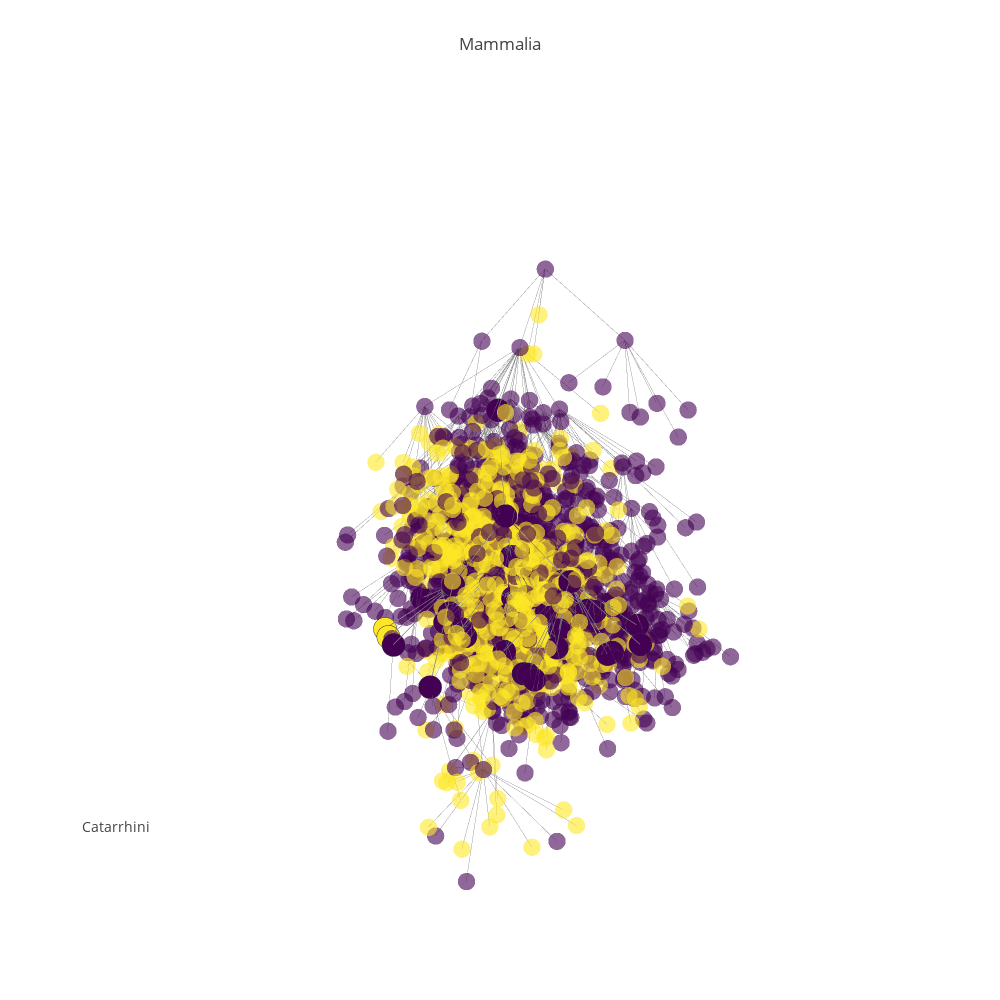

Notebook code for this chart:
### Code cell
#pgp.plot_data
pgp.render_plot()
#pgp.render_plot(publish=True, filename="primates2")

### Figure 1 — Plotly figure (JSON) as saved in the notebook; plotly's stock layout.template omitted (floating-point values rounded to 4 significant figures; data arrays with more than 128 entries replaced by an {"elided": "..."} marker saying what was removed)
{"data": [{"hoverinfo": "none", "line": {"color": "rgb(125,125,125)", "width": 1}, "mode": "lines", "opacity": 0.7, "type": "scatter3d", "uid": "64fc29ca-be7a-11e8-9863-f45c89a09993", "x": {"elided": "5064 float values"}, "y": {"elided": "5064 float values"}, "z": {"elided": "5064 float values"}}, {"hoverinfo": "none", "line": {"color": "rgb(125,125,125)", "width": 1.5}, "mode": "lines", "opacity": 1, "type": "scatter3d", "uid": "64fe01a2-be7a-11e8-8ba8-f45c89a09993", "x": [2.684, 1.809, null, 1.672, 1.809, null, 0.8447, 1.809, null, 1.186, 1.809, null, 1.981, 1.809, null, 2.421, 1.809, null, 1.001, 1.809, null, 1.784, 1.809, null, 1.573, 1.809, null, 1.022, 1.809, null, 1.384, 1.809, null, 2.76, 1.809, null, 2.41, 1.809, null, 1.075, 1.809, null, 3.579, 2.795, null, 2.592, 2.795, null, 3.41, 2.795, null, 3.495, 2.795, null, 3.771, 2.795, null, 2.678, 2.795, null, 1.676, 1.727, null, 2.674, 1.727, null, 1.448, 1.727, null, 1.199, 1.727, null, 2.57, 1.727, null, 2.668, 1.727, null, 1.607, 1.727, null, 2.045, 1.727, null, 0.7698, 1.727, null, 1.51, 1.727, null, 0.7668, 1.727, null, 2.64, 1.727, null, 0.7306, 1.727, null, 1.218, 1.727, null, 1.073, 1.727, null, 1.478, 1.449, null, 2.132, 1.478, null, 1.809, 2.132, null, 2.795, 2.132, null, 1.727, 2.132, null, 2.586, 1.809, null], "y": [-0.4907, -0.3618, null, -0.4586, -0.3618, null, -1.236, -0.3618, null, -0.6232, -0.3618, null, -0.2875, -0.3618, null, -1.33, -0.3618, null, 0.5755, -0.3618, null, -1.358, -0.3618, null, 0.05788, -0.3618, null, -1.12, -0.3618, null, -0.4609, -0.3618, null, -0.7667, -0.3618, null, -1.083, -0.3618, null, 0.4956, -0.3618, null, -0.9421, -0.5179, null, -1.465, -0.5179, null, -1.34, -0.5179, null, -1.162, -0.5179, null, 0.04719, -0.5179, null, -0.4268, -0.5179, null, 0.4793, 0.6755, null, 0.7245, 0.6755, null, 1.281, 0.6755, null, 0.5247, 0.6755, null, 0.2539, 0.6755, null, 0.9242, 0.6755, null, 0.1569, 0.6755, null, 0.7644, 0.6755, null, 1.186, 0.6755, null, 1.248, 0.6755, null, -0.2775, 0.6755, null, 0.7848, 0.6755, null, 0.7621, 0.6755, null, -0.1253, 0.6755, null, 1.482, 0.6755, null, -0.9621, -0.5904, null, -0.1649, -0.9621, null, -0.3618, -0.1649, null, -0.5179, -0.1649, null, 0.6755, -0.1649, null, -0.8598, -0.3618, null], "z": [-5.951, -5.047, null, -5.957, -5.047, null, -5.96, -5.047, null, -5.958, -5.047, null, -6.016, -5.047, null, -6.083, -5.047, null, -6.002, -5.047, null, -5.94, -5.047, null, -5.992, -5.047, null, -5.999, -5.047, null, -6.097, -5.047, null, -5.955, -5.047, null, -6.072, -5.047, null, -5.982, -5.047, null, -5.97, -5.087, null, -6.019, -5.087, null, -6.031, -5.087, null, -6.014, -5.087, null, -5.955, -5.087, null, -6.057, -5.087, null, -5.993, -4.958, null, -6.0, -4.958, null, -6.053, -4.958, null, -5.951, -4.958, null, -5.969, -4.958, null, -5.979, -4.958, null, -5.932, -4.958, null, -5.911, -4.958, null, -6.034, -4.958, null, -6.068, -4.958, null, -6.056, -4.958, null, -5.994, -4.958, null, -6.015, -4.958, null, -5.967, -4.958, null, -6.016, -4.958, null, -3.04, -1.988, null, -4.076, -3.04, null, -5.047, -4.076, null, -5.087, -4.076, null, -4.958, -4.076, null, -5.94, -5.047, null]}, {"hoverinfo": "skip", "marker": {"color": {"elided": "1688 int values"}, "colorscale": "Viridis", "opacity": 0.6, "size": 6, "symbol": "circle"}, "mode": "markers", "name": "actors", "type": "scatter3d", "uid": "64fe0826-be7a-11e8-b3f3-f45c89a09993", "x": {"elided": "1688 float values"}, "y": {"elided": "1688 float values"}, "z": {"elided": "1688 float values"}}, {"hoverinfo": "text", "marker": {"color": [0, 0, 0, 0, 0, 0, 0, 0, 0, 0, 0, 0, 0, 0, 0, 0, 0, 0, 0, 0, 0, 2, 2, 0, 0, 0, 0, 0, 0, 0, 0, 0, 0, 0, 0, 0, 0, 0, 0, 0, 0], "colorscale": "Viridis", "line": {"color": "rgb(50,50,50)", "width": 0.5}, "size": 8, "symbol": "circle"}, "mode": "markers", "name": "actors", "text": ["<a href=\"https://en.wikipedia.org/wiki/Primates\">Primates</a>", "<a href=\"https://en.wikipedia.org/wiki/Catarrhini\">Catarrhini</a>", "<a href=\"https://en.wikipedia.org/wiki/Cercopithecidae\">Cercopithecidae</a>", "<a href=\"https://en.wikipedia.org/wiki/Macaca\">Macaca</a>", "<a href=\"https://en.wikipedia.org/wiki/Cercocebus\">Cercocebus</a>", "<a href=\"https://en.wikipedia.org/wiki/Mandrillus\">Mandrillus</a>", "<a href=\"https://en.wikipedia.org/wiki/Papio\">Papio</a>", "<a href=\"https://en.wikipedia.org/wiki/Theropithecus\">Theropithecus</a>", "<a href=\"https://en.wikipedia.org/wiki/Cercopithecus\">Cercopithecus</a>", "<a href=\"https://en.wikipedia.org/wiki/Erythrocebus\">Erythrocebus</a>", "<a href=\"https://en.wikipedia.org/wiki/Miopithecus\">Miopithecus</a>", "<a href=\"https://en.wikipedia.org/wiki/Allenopithecus\">Allenopithecus</a>", "<a href=\"https://en.wikipedia.org/wiki/Collobus\">Collobus</a>", "<a href=\"https://en.wikipedia.org/wiki/Procolobus\">Procolobus</a>", "<a href=\"https://en.wikipedia.org/wiki/Pygathrix\">Pygathrix</a>", "<a href=\"https://en.wikipedia.org/wiki/Simias\">Simias</a>", "<a href=\"https://en.wikipedia.org/wiki/Nasalis\">Nasalis</a>", "<a href=\"https://en.wikipedia.org/wiki/Presbytis\">Presbytis</a>", "<a href=\"https://en.wikipedia.org/wiki/Hominidae\">Hominidae</a>", "<a href=\"https://en.wikipedia.org/wiki/Pongo\">Pongo</a>", "<a href=\"https://en.wikipedia.org/wiki/Pan\">Pan</a>", "<a href=\"https://en.wikipedia.org/wiki/Ardipithecus\">Ardipithecus</a>", "<a href=\"https://en.wikipedia.org/wiki/Australopithecus\">Australopithecus</a>", "<a href=\"https://en.wikipedia.org/wiki/Homo\">Homo</a>", "<a href=\"https://en.wikipedia.org/wiki/Gorilla\">Gorilla</a>", "<a href=\"https://en.wikipedia.org/wiki/Hylobatidae\">Hylobatidae</a>", "<a href=\"https://en.wikipedia.org/wiki/Hylobates\">Hylobates</a>", "<a href=\"https://en.wikipedia.org/wiki/Hylobates agilis\">Hylobates agilis</a>", "<a href=\"https://en.wikipedia.org/wiki/Hylobates lar\">Hylobates lar</a>", "<a href=\"https://en.wikipedia.org/wiki/Hylobates muelleri\">Hylobates muelleri</a>", "<a href=\"https://en.wikipedia.org/wiki/Hylobates moloch\">Hylobates moloch</a>", "<a href=\"https://en.wikipedia.org/wiki/Hylobates pileatus\">Hylobates pileatus</a>", "<a href=\"https://en.wikipedia.org/wiki/Hylobates klossii\">Hylobates klossii</a>", "<a href=\"https://en.wikipedia.org/wiki/Bunopithecus hoolock\">Bunopithecus hoolock</a>", "<a href=\"https://en.wikipedia.org/wiki/Symphalangus syndactylus\">Symphalangus syndactylus</a>", "<a href=\"https://en.wikipedia.org/wiki/Nomascus\">Nomascus</a>", "<a href=\"https://en.wikipedia.org/wiki/Nomascus gabriellae\">Nomascus gabriellae</a>", "<a href=\"https://en.wikipedia.org/wiki/Nomascus hainanus\">Nomascus hainanus</a>", "<a href=\"https://en.wikipedia.org/wiki/Nomascus leucogenys\">Nomascus leucogenys</a>", "<a href=\"https://en.wikipedia.org/wiki/Nomascus siki\">Nomascus siki</a>", "<a href=\"https://en.wikipedia.org/wiki/Nomascus concolor\">Nomascus concolor</a>"], "type": "scatter3d", "uid": "64fe0b3e-be7a-11e8-9d66-f45c89a09993", "x": [1.478, 2.132, 1.809, 2.586, 2.684, 1.672, 0.8447, 1.186, 1.981, 2.421, 1.001, 1.784, 1.573, 1.022, 1.384, 2.76, 2.41, 1.075, 2.795, 3.579, 2.592, 3.41, 3.495, 3.771, 2.678, 1.727, 1.676, 2.674, 1.448, 1.199, 2.57, 2.668, 1.607, 2.045, 0.7698, 0.7668, 2.64, 0.7306, 1.218, 1.073, 1.51], "y": [-0.9621, -0.1649, -0.3618, -0.8598, -0.4907, -0.4586, -1.236, -0.6232, -0.2875, -1.33, 0.5755, -1.358, 0.05788, -1.12, -0.4609, -0.7667, -1.083, 0.4956, -0.5179, -0.9421, -1.465, -1.34, -1.162, 0.04719, -0.4268, 0.6755, 0.4793, 0.7245, 1.281, 0.5247, 0.2539, 0.9242, 0.1569, 0.7644, 1.186, -0.2775, 0.7848, 0.7621, -0.1253, 1.482, 1.248], "z": [-3.04, -4.076, -5.047, -5.94, -5.951, -5.957, -5.96, -5.958, -6.016, -6.083, -6.002, -5.94, -5.992, -5.999, -6.097, -5.955, -6.072, -5.982, -5.087, -5.97, -6.019, -6.031, -6.014, -5.955, -6.057, -4.958, -5.993, -6.0, -6.053, -5.951, -5.969, -5.979, -5.932, -5.911, -6.034, -6.056, -5.994, -6.015, -5.967, -6.016, -6.068]}], "layout": {"annotations": [{"font": {"size": 14}, "showarrow": false, "text": "Catarrhini", "x": 0, "xanchor": "left", "xref": "paper", "y": 0.1, "yanchor": "bottom", "yref": "paper"}], "height": 1000, "hovermode": "closest", "margin": {"t": 100}, "scene": {"xaxis": {"showbackground": false, "showgrid": false, "showline": false, "showticklabels": false, "title": "", "zeroline": false}, "yaxis": {"showbackground": false, "showgrid": false, "showline": false, "showticklabels": false, "title": "", "zeroline": false}, "zaxis": {"showbackground": false, "showgrid": false, "showline": false, "showticklabels": false, "title": "", "zeroline": false}}, "showlegend": false, "title": "Mammalia", "width": 1000}}
